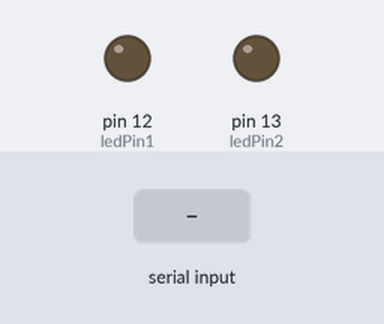
A sketch run on a simulated Arduino Uno, built with avr-gcc and run on an emulated ATmega328P. Shown: output pins drawn as LEDs (lit = HIGH). Dashed ring = blinking. The test bench sets the inputs (shaded band).

Above: at 1.2 s.
1.3 s: "1" received over Serial
At 4.2 s:
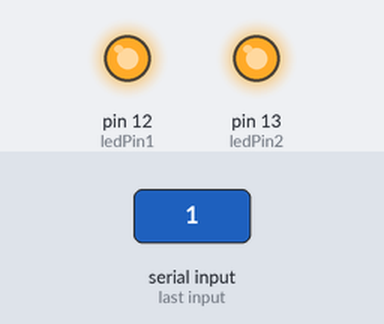
4.3 s: "3" received over Serial
At 5.3 s:
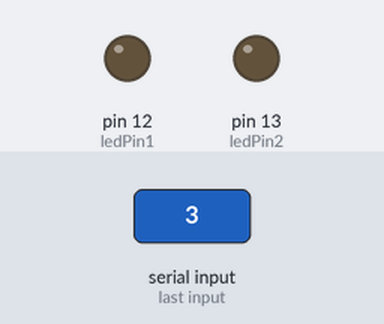
5.8 s: "0" received over Serial
At 6.14 s:
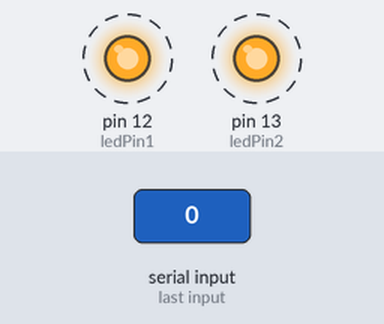
Timing chart, 0 to 14.8 s (numbered marks = the images above; inputs shaded):
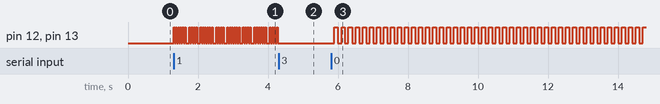

The sketch:

AB3_AB4_AB5.ino
```cpp
int ledPin1 = 12; // Pin del primer LED
int ledPin2 = 13; // Pin del segundo LED
bool blinking = false; // Estado de parpadeo de los LEDs
bool tenHzBlinking = false; // Estado de parpadeo a 10 Hz
bool AB5 = false; // Estado de parpadeo de los LEDs
unsigned long previousMillis = 0; // Almacena el tiempo del último cambio de estado
unsigned long tenHzPreviousMillis = 0; // Almacena el tiempo del último cambio de estado para el parpadeo a 10 Hz
const long blinkInterval = 32; // Intervalo de tiempo para una frecuencia de 31 Hz (1 segundo / 31)
const long totalInterval = 20000; // Intervalo total de 10 segundos (5 segundos encendido, 5 segundos apagado)
const int intensity = 70; // Intensidad del LED en porcentaje (70% en este caso)
int blinkFrequency = 0; // Frecuencia de parpadeo actual
unsigned long intervalStartTime = 0; // Tiempo de inicio del intervalo actual
unsigned long intervalDuration = 0; // Duración del intervalo actual
const long totalOffInterval = 40000; // Intervalo total de 20 segundos apagados (20,000 ms)


void setup() {
  pinMode(ledPin1, OUTPUT);   // Configura el pin del primer LED como salida
  pinMode(ledPin2, OUTPUT);   // Configura el pin del segundo LED como salida

  Serial.begin(9600); // Inicializa la comunicación serial con una velocidad de 9600 baudios
}

void loop() {
  if (Serial.available() > 0) { // Si hay datos disponibles en el puerto serial
    char state = Serial.read(); // Lee el dato recibido

    if (state == '1') {          // Si el dato recibido es '1'
      blinking = true;           // Activa el parpadeo de los LEDs
      tenHzBlinking = false;     // Desactiva el parpadeo a 10 Hz
      AB5 = false;
      previousMillis = millis(); // Reinicia el tiempo para comenzar el ciclo
    } else if (state == '3') {   // Si el dato recibido es '3'
      digitalWrite(ledPin1, LOW);  // Apaga el primer LED
      digitalWrite(ledPin2, LOW);  // Apaga el segundo LED
      blinking = false;          // Desactiva el parpadeo de los LEDs
      tenHzBlinking = false;     // Desactiva el parpadeo a 10 Hz
      AB5 = false;
    } else if (state == '0') {   // Si el dato recibido es '0'
      blinking = false;         // Desactiva el parpadeo de los LEDs
      tenHzBlinking = true;     // Activa el parpadeo a 10 Hz
      AB5 = false;
      tenHzPreviousMillis = millis(); // Reinicia el tiempo para comenzar el ciclo del parpadeo a 10 Hz
    } else if (state == '2') {   // Si el dato recibido es '2'
      blinking = false;         // Desactiva el parpadeo de los LEDs
      tenHzBlinking = false;
      AB5 = true;
      tenHzPreviousMillis = millis(); // Reinicia el tiempo para comenzar el ciclo del parpadeo a 10 Hz
    }
  }

  if (AB5) {
    unsigned long currentMillis = millis();
    unsigned long elapsedTime = currentMillis - tenHzPreviousMillis; // Tiempo transcurrido desde el último cambio de estado

    // Determinar la frecuencia de parpadeo en función del tiempo transcurrido
    if (elapsedTime < 300000) { // Variación de 16 Hz a 7 Hz durante 5 minutos (300000 ms)
        int blinkFrequency = map(elapsedTime, 0, 300000, 16, 7);
        int blinkInterval = 1000 / blinkFrequency; // Calcular el intervalo de parpadeo en milisegundos
        if (currentMillis - tenHzPreviousMillis >= blinkInterval) {
            digitalWrite(ledPin1, !digitalRead(ledPin1)); // Invierte el estado del primer LED
            digitalWrite(ledPin2, !digitalRead(ledPin2)); // Invierte el estado del segundo LED
            tenHzPreviousMillis = currentMillis; // Actualiza el tiempo del último cambio de estado
        }
    } else if (elapsedTime < 900000) { // Variación de 7 Hz a 10 Hz durante 10 minutos (600000 ms)
        int blinkFrequency = map(elapsedTime - 300000, 0, 600000, 7, 10);
        int blinkInterval = 1000 / blinkFrequency; // Calcular el intervalo de parpadeo en milisegundos
        if (currentMillis - tenHzPreviousMillis >= blinkInterval) {
            digitalWrite(ledPin1, !digitalRead(ledPin1)); // Invierte el estado del primer LED
            digitalWrite(ledPin2, !digitalRead(ledPin2)); // Invierte el estado del segundo LED
            tenHzPreviousMillis = currentMillis; // Actualiza el tiempo del último cambio de estado
        }
    } else if (elapsedTime < 1200000) { // Variación de 10 Hz a 5 Hz durante 5 minutos (300000 ms)
        int blinkFrequency = map(elapsedTime - 900000, 0, 300000, 10, 5);
        int blinkInterval = 1000 / blinkFrequency; // Calcular el intervalo de parpadeo en milisegundos
        if (currentMillis - tenHzPreviousMillis >= blinkInterval) {
            digitalWrite(ledPin1, !digitalRead(ledPin1)); // Invierte el estado del primer LED
            digitalWrite(ledPin2, !digitalRead(ledPin2)); // Invierte el estado del segundo LED
            tenHzPreviousMillis = currentMillis; // Actualiza el tiempo del último cambio de estado
        }
    } else if (elapsedTime < 1500000) { // Variación de 5 Hz a 15 Hz durante 5 minutos (300000 ms)
        int blinkFrequency = map(elapsedTime - 1200000, 0, 300000, 5, 15);
        int blinkInterval = 1000 / blinkFrequency; // Calcular el intervalo de parpadeo en milisegundos
        if (currentMillis - tenHzPreviousMillis >= blinkInterval) {
            digitalWrite(ledPin1, !digitalRead(ledPin1)); // Invierte el estado del primer LED
            digitalWrite(ledPin2, !digitalRead(ledPin2)); // Invierte el estado del segundo LED
            tenHzPreviousMillis = currentMillis; // Actualiza el tiempo del último cambio de estado
        }
    } else if (elapsedTime < 1800000) { // Variación de 15 Hz a 11 Hz durante 5 minutos (300000 ms)
        int blinkFrequency = map(elapsedTime - 1500000, 0, 300000, 15, 11);
        int blinkInterval = 1000 / blinkFrequency; // Calcular el intervalo de parpadeo en milisegundos
        if (currentMillis - tenHzPreviousMillis >= blinkInterval) {
            digitalWrite(ledPin1, !digitalRead(ledPin1)); // Invierte el estado del primer LED
            digitalWrite(ledPin2, !digitalRead(ledPin2)); // Invierte el estado del segundo LED
            tenHzPreviousMillis = currentMillis; // Actualiza el tiempo del último cambio de estado
        }
    } else if (elapsedTime < 2160000) { // Variación de 11 Hz a 20 Hz durante 6 minutos (360000 ms)
        int blinkFrequency = map(elapsedTime - 1800000, 0, 360000, 11, 20);
        int blinkInterval = 1000 / blinkFrequency; // Calcular el intervalo de parpadeo en milisegundos
        if (currentMillis - tenHzPreviousMillis >= blinkInterval) {
            digitalWrite(ledPin1, !digitalRead(ledPin1)); // Invierte el estado del primer LED
            digitalWrite(ledPin2, !digitalRead(ledPin2)); // Invierte el estado del segundo LED
            tenHzPreviousMillis = currentMillis; // Actualiza el tiempo del último cambio de estado
        }
    } else { // Reinicia el ciclo
        tenHzPreviousMillis = currentMillis; // Reinicia el tiempo del último cambio de estado
    }
  }


 if (tenHzBlinking) {
    unsigned long currentMillis = millis();
    unsigned long elapsedTime = currentMillis - tenHzPreviousMillis; // Tiempo transcurrido desde el último cambio de estado

    // Determinar la frecuencia de parpadeo en función del tiempo transcurrido
    int blinkFrequency;
    if (elapsedTime < 20000) { // Primer intervalo: 20 segundos parpadeando
        blinkFrequency = 10; // Frecuencia de parpadeo constante a 10 Hz
    } else { // Segundo intervalo: 20 segundos apagados
        digitalWrite(ledPin1, LOW); // Apaga el primer LED
        digitalWrite(ledPin2, LOW); // Apaga el segundo LED
        blinkFrequency = 0; // Frecuencia cero, es decir, LEDs apagados
    }

    int blinkInterval = 1000 / blinkFrequency; // Calcular el intervalo de parpadeo en milisegundos

    // Verificar si ha pasado el tiempo suficiente para cambiar de estado
    if (currentMillis - tenHzPreviousMillis >= blinkInterval) {
        digitalWrite(ledPin1, !digitalRead(ledPin1)); // Invierte el estado del primer LED
        digitalWrite(ledPin2, !digitalRead(ledPin2)); // Invierte el estado del segundo LED
        tenHzPreviousMillis = currentMillis; // Actualiza el tiempo del último cambio de estado para el parpadeo a 10 Hz
    }

    // Si han pasado 40 segundos (20 segundos encendidos y 20 segundos apagados), reiniciar el ciclo
    if (elapsedTime >= totalInterval) {
        tenHzPreviousMillis = currentMillis; // Reinicia el tiempo para comenzar el siguiente ciclo
    }
  }

  if (blinking) { // Si el parpadeo está activado
    unsigned long currentMillis = millis(); // Obtiene el tiempo actual
    unsigned long elapsedTime = currentMillis - previousMillis; // Calcula el tiempo transcurrido desde el último cambio de estado

    if (elapsedTime < 10000) { // Si han pasado menos de 5 segundos
      if ((elapsedTime % (2 * blinkInterval)) < blinkInterval) { // Si estamos en el período de encendido
        analogWrite(ledPin1, intensity * 255 / 100); // Establece la intensidad del primer LED
        analogWrite(ledPin2, intensity * 255 / 100); // Establece la intensidad del segundo LED
      } else { // Si estamos en el período de apagado
        digitalWrite(ledPin1, LOW); // Apaga el primer LED
        digitalWrite(ledPin2, LOW); // Apaga el segundo LED
      }
    } else { // Si han pasado 5 segundos
      digitalWrite(ledPin1, LOW); // Apaga el primer LED
      digitalWrite(ledPin2, LOW); // Apaga el segundo LED

      if (elapsedTime >= totalInterval) { // Si ha pasado el intervalo total de 2 minutos
        previousMillis = currentMillis; // Reinicia el tiempo para comenzar el siguiente ciclo
      }
    }
  }
}
```

Measured:
- after the input at 1.3 s, pin 12 (ledPin1), pin 13 (ledPin2): LOW → HIGH at once, then repeats every 0.77 s: 5 × (LOW 0.03 s, HIGH 0.03 s), LOW 0.10 s, 3 × (HIGH 0.03 s, LOW 0.03 s), HIGH 0.03 s, LOW 0.10 s, HIGH 0.03 s
- after the input at 4.3 s, pin 12 (ledPin1), pin 13 (ledPin2): stops changing and stays LOW
- after the input at 5.8 s, pin 12 (ledPin1), pin 13 (ledPin2): alternates HIGH for 0.10 s and LOW for 0.10 s, starting after 0.10 s
